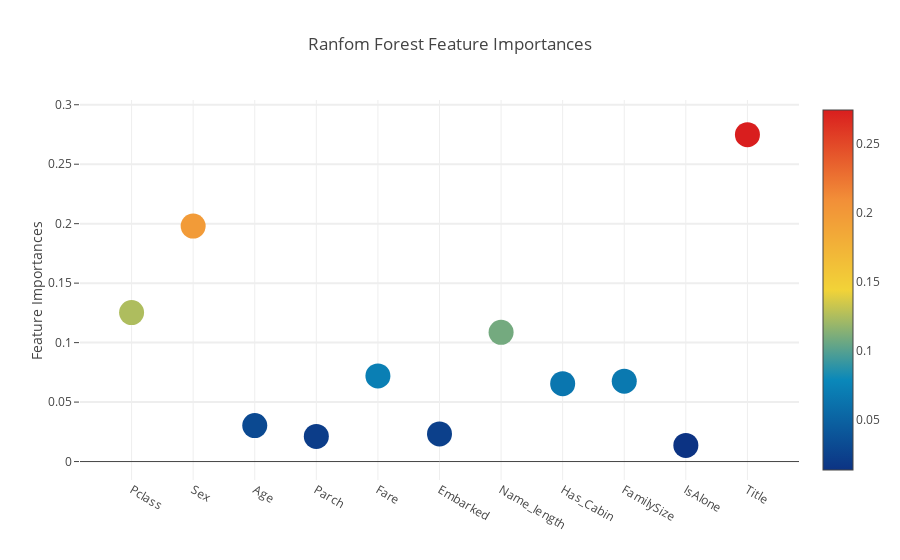
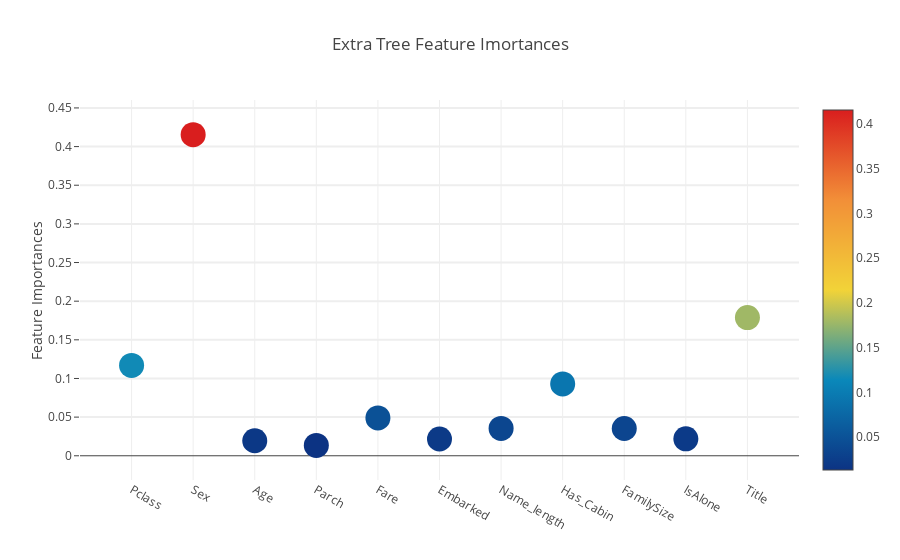
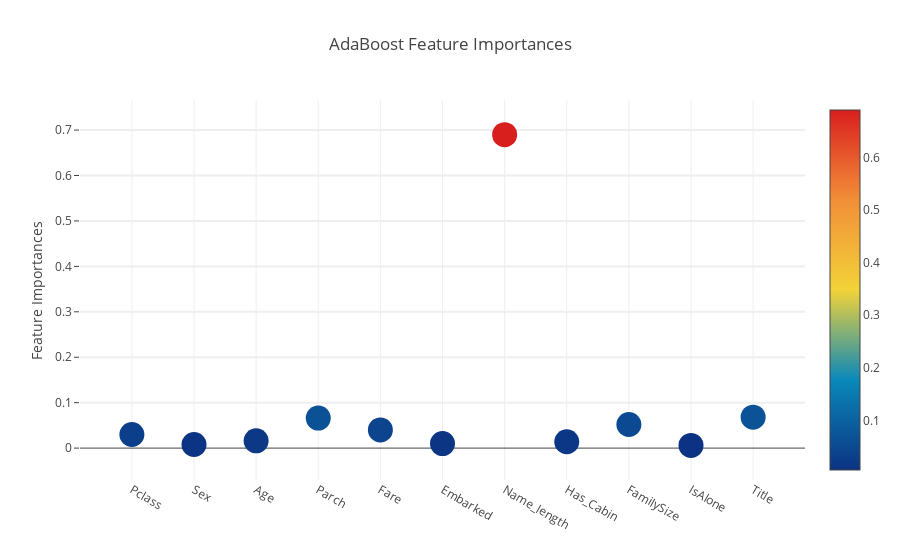
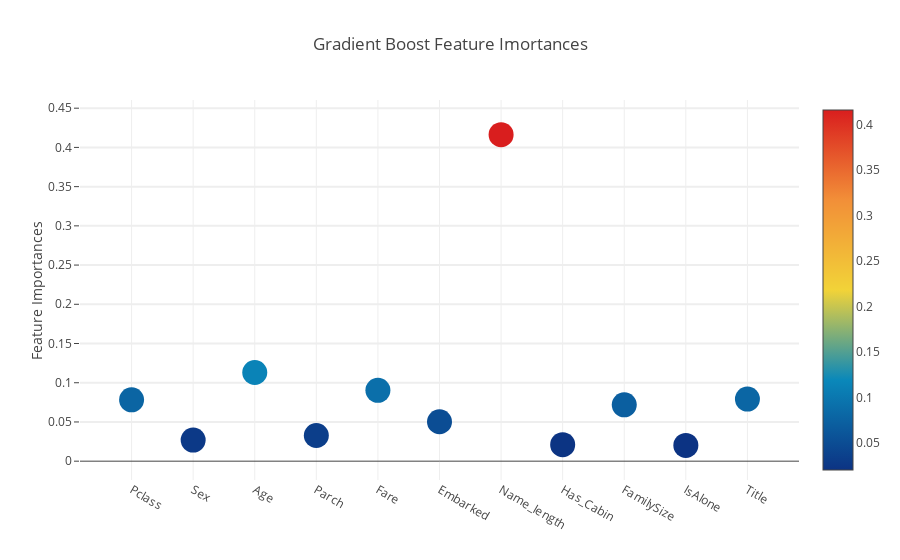

The code cell stored with these charts, in order, in its notebook:
### Markdown cell above
* Scatter Plot using Plotly

### Code cell
# 분류기별로 피처 중요도를 그리기위함
# ['Ranfom Forest Feature Importances','Extra Tree Feature Imortances', 'AdaBoost Feature Importances', 'Gradient Boost Feature Imortances']
cols = feature_dataframe.columns.values[1:].tolist()

for col in cols:
    trace = go.Scatter(
        y = feature_dataframe[col].values,
        x = feature_dataframe["feature"].values,
        mode = "markers",
        marker = dict(
            sizemode="diameter",
            sizeref = 1,
            size = 25,
            #       size= feature_dataframe['AdaBoost feature importances'].values,
            #color = np.random.randn(500), #set color equal to a variable
            color = feature_dataframe[col].values,
            colorscale="Portland",
            showscale=True
        ),
        text = feature_dataframe["feature"].values
    )
    data = [trace]
    layout  = go.Layout(autosize = True, title = col, hovermode='closest', 
                        #     xaxis= dict(
                        #         title= 'Pop',
                        #         ticklen= 5,
                        #         zeroline= False,
                        #         gridwidth= 2,
                        #     ),
                        yaxis = dict(
                            title="Feature Importances",
                            ticklen =5,
                            gridwidth=2
                        ),
                        showlegend = False
                       )
    fig = go.Figure(data = data , layout=layout)
    py.iplot(fig, filename="Scatter2010")

### Figure 1 — Plotly figure (JSON) as saved in the notebook; plotly's stock layout.template omitted (floating-point values rounded to 4 significant figures)
{"data": [{"marker": {"color": [0.1252, 0.198, 0.03023, 0.0211, 0.07203, 0.02324, 0.1086, 0.06546, 0.06762, 0.0136, 0.2749], "colorscale": "Portland", "showscale": true, "size": 25, "sizemode": "diameter", "sizeref": 1}, "mode": "markers", "text": ["Pclass", "Sex", "Age", "Parch", "Fare", "Embarked", "Name_length", "Has_Cabin", "FamilySize", "IsAlone", "Title"], "type": "scatter", "x": ["Pclass", "Sex", "Age", "Parch", "Fare", "Embarked", "Name_length", "Has_Cabin", "FamilySize", "IsAlone", "Title"], "y": [0.1252, 0.198, 0.03023, 0.0211, 0.07203, 0.02324, 0.1086, 0.06546, 0.06762, 0.0136, 0.2749]}], "layout": {"autosize": true, "hovermode": "closest", "showlegend": false, "title": "Ranfom Forest Feature Importances", "yaxis": {"gridwidth": 2, "ticklen": 5, "title": "Feature Importances"}}}

### Figure 2 — Plotly figure (JSON) as saved in the notebook; plotly's stock layout.template omitted (floating-point values rounded to 4 significant figures)
{"data": [{"marker": {"color": [0.1168, 0.4155, 0.01945, 0.01345, 0.04891, 0.02165, 0.03543, 0.09294, 0.03525, 0.02187, 0.1788], "colorscale": "Portland", "showscale": true, "size": 25, "sizemode": "diameter", "sizeref": 1}, "mode": "markers", "text": ["Pclass", "Sex", "Age", "Parch", "Fare", "Embarked", "Name_length", "Has_Cabin", "FamilySize", "IsAlone", "Title"], "type": "scatter", "x": ["Pclass", "Sex", "Age", "Parch", "Fare", "Embarked", "Name_length", "Has_Cabin", "FamilySize", "IsAlone", "Title"], "y": [0.1168, 0.4155, 0.01945, 0.01345, 0.04891, 0.02165, 0.03543, 0.09294, 0.03525, 0.02187, 0.1788]}], "layout": {"autosize": true, "hovermode": "closest", "showlegend": false, "title": "Extra Tree Feature Imortances", "yaxis": {"gridwidth": 2, "ticklen": 5, "title": "Feature Importances"}}}

### Figure 3 — Plotly figure (JSON) as saved in the notebook; plotly's stock layout.template omitted (floating-point values rounded to 4 significant figures)
{"data": [{"marker": {"color": [0.03, 0.008, 0.016, 0.066, 0.04, 0.01, 0.69, 0.014, 0.052, 0.006, 0.068], "colorscale": "Portland", "showscale": true, "size": 25, "sizemode": "diameter", "sizeref": 1}, "mode": "markers", "text": ["Pclass", "Sex", "Age", "Parch", "Fare", "Embarked", "Name_length", "Has_Cabin", "FamilySize", "IsAlone", "Title"], "type": "scatter", "x": ["Pclass", "Sex", "Age", "Parch", "Fare", "Embarked", "Name_length", "Has_Cabin", "FamilySize", "IsAlone", "Title"], "y": [0.03, 0.008, 0.016, 0.066, 0.04, 0.01, 0.69, 0.014, 0.052, 0.006, 0.068]}], "layout": {"autosize": true, "hovermode": "closest", "showlegend": false, "title": "AdaBoost Feature Importances", "yaxis": {"gridwidth": 2, "ticklen": 5, "title": "Feature Importances"}}}

### Figure 4 — Plotly figure (JSON) as saved in the notebook; plotly's stock layout.template omitted (floating-point values rounded to 4 significant figures)
{"data": [{"marker": {"color": [0.07822, 0.02689, 0.113, 0.03277, 0.09037, 0.0503, 0.4163, 0.021, 0.07183, 0.02014, 0.07913], "colorscale": "Portland", "showscale": true, "size": 25, "sizemode": "diameter", "sizeref": 1}, "mode": "markers", "text": ["Pclass", "Sex", "Age", "Parch", "Fare", "Embarked", "Name_length", "Has_Cabin", "FamilySize", "IsAlone", "Title"], "type": "scatter", "x": ["Pclass", "Sex", "Age", "Parch", "Fare", "Embarked", "Name_length", "Has_Cabin", "FamilySize", "IsAlone", "Title"], "y": [0.07822, 0.02689, 0.113, 0.03277, 0.09037, 0.0503, 0.4163, 0.021, 0.07183, 0.02014, 0.07913]}], "layout": {"autosize": true, "hovermode": "closest", "showlegend": false, "title": "Gradient Boost Feature Imortances", "yaxis": {"gridwidth": 2, "ticklen": 5, "title": "Feature Importances"}}}
